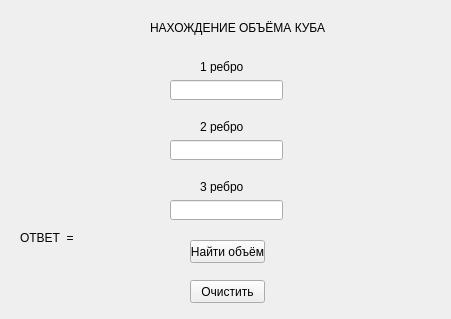
<?xml version="1.0" encoding="UTF-8"?>
<ui version="4.0">
 <class>Form</class>
 <widget class="QWidget" name="Form">
  <property name="geometry">
   <rect>
    <x>0</x>
    <y>0</y>
    <width>451</width>
    <height>319</height>
   </rect>
  </property>
  <property name="windowTitle">
   <string>Form</string>
  </property>
  <widget class="QPushButton" name="pushButton">
   <property name="geometry">
    <rect>
     <x>190</x>
     <y>240</y>
     <width>75</width>
     <height>23</height>
    </rect>
   </property>
   <property name="text">
    <string>Найти объём</string>
   </property>
  </widget>
  <widget class="QPushButton" name="pushButton_2">
   <property name="geometry">
    <rect>
     <x>190</x>
     <y>280</y>
     <width>75</width>
     <height>23</height>
    </rect>
   </property>
   <property name="text">
    <string>Очистить</string>
   </property>
  </widget>
  <widget class="QLabel" name="label">
   <property name="geometry">
    <rect>
     <x>150</x>
     <y>20</y>
     <width>181</width>
     <height>16</height>
    </rect>
   </property>
   <property name="text">
    <string>НАХОЖДЕНИЕ ОБЪЁМА КУБА</string>
   </property>
  </widget>
  <widget class="QLabel" name="label_2">
   <property name="geometry">
    <rect>
     <x>200</x>
     <y>60</y>
     <width>47</width>
     <height>13</height>
    </rect>
   </property>
   <property name="text">
    <string>1 ребро</string>
   </property>
  </widget>
  <widget class="QLabel" name="label_3">
   <property name="geometry">
    <rect>
     <x>200</x>
     <y>120</y>
     <width>47</width>
     <height>13</height>
    </rect>
   </property>
   <property name="text">
    <string>2 ребро</string>
   </property>
  </widget>
  <widget class="QLabel" name="label_4">
   <property name="geometry">
    <rect>
     <x>200</x>
     <y>180</y>
     <width>47</width>
     <height>13</height>
    </rect>
   </property>
   <property name="text">
    <string>3 ребро</string>
   </property>
  </widget>
  <widget class="QLineEdit" name="lineEdit">
   <property name="geometry">
    <rect>
     <x>170</x>
     <y>140</y>
     <width>113</width>
     <height>20</height>
    </rect>
   </property>
  </widget>
  <widget class="QLineEdit" name="lineEdit_2">
   <property name="geometry">
    <rect>
     <x>170</x>
     <y>80</y>
     <width>113</width>
     <height>20</height>
    </rect>
   </property>
  </widget>
  <widget class="QLineEdit" name="lineEdit_3">
   <property name="geometry">
    <rect>
     <x>170</x>
     <y>200</y>
     <width>113</width>
     <height>20</height>
    </rect>
   </property>
  </widget>
  <widget class="QLabel" name="label_5">
   <property name="geometry">
    <rect>
     <x>20</x>
     <y>230</y>
     <width>161</width>
     <height>16</height>
    </rect>
   </property>
   <property name="text">
    <string>ОТВЕТ  = </string>
   </property>
  </widget>
 </widget>
 <resources/>
 <connections/>
</ui>
